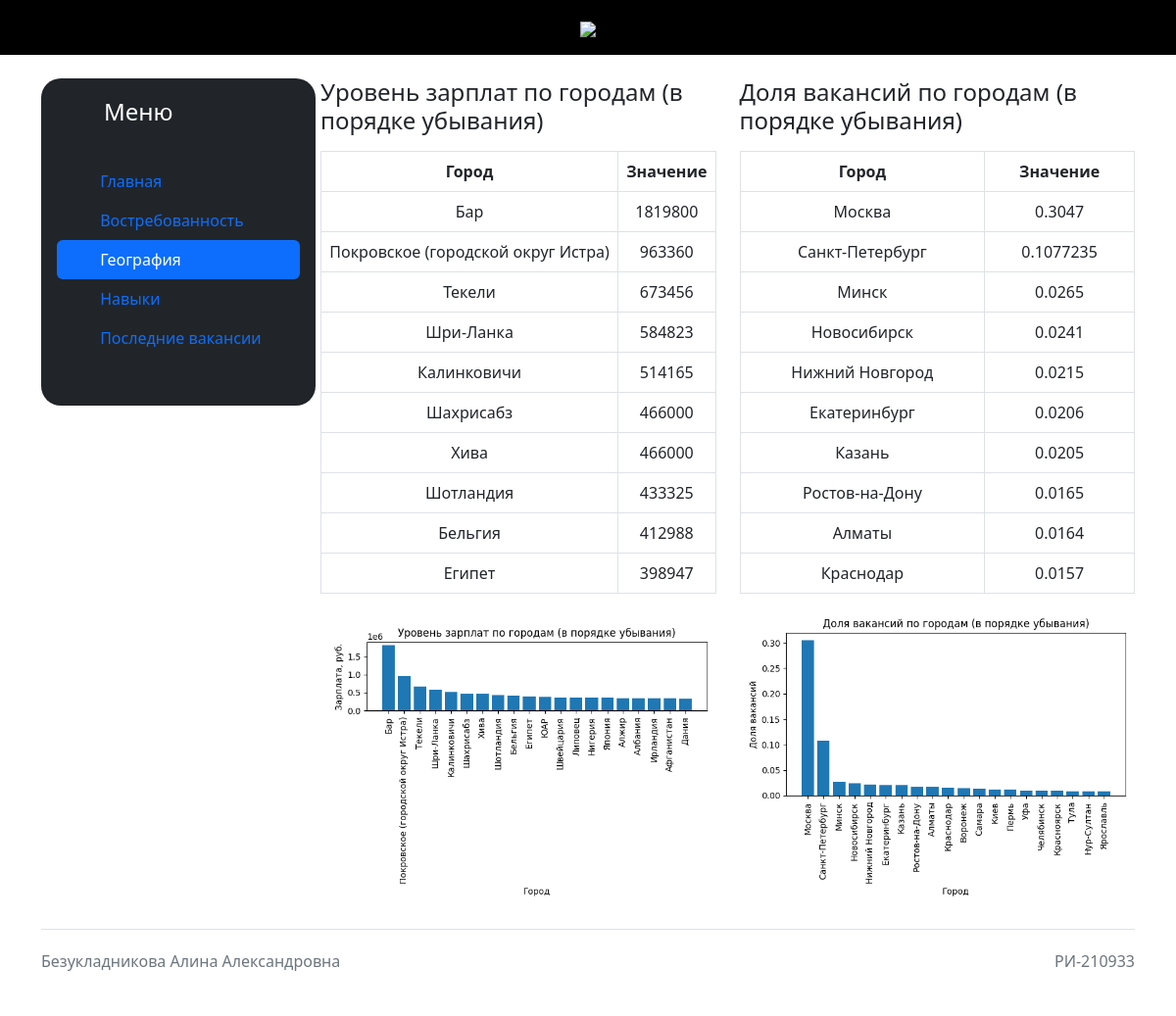
/location/, run on the app's committed database.
### vacancies/models.py (models this page shows, shortened)
class Type(models.Model):
    name = models.CharField(max_length=255, verbose_name='Название вида')
    class Meta:
        verbose_name = 'Вид'
        verbose_name_plural = 'Виды'

class Stats(models.Model):
    key = models.CharField(max_length=255, verbose_name='Ключ')
    value = models.CharField(max_length=255, verbose_name='Значение')
    type = models.ForeignKey(Type, on_delete=models.CASCADE)
    class Meta:
        verbose_name = 'Статистика'
        verbose_name_plural = 'Статистика'

class Image(models.Model):
    url = models.FileField()
    type = models.ForeignKey(Type, on_delete=models.CASCADE)
    def __str__(self):
        return self.url.url
    class Meta:
        verbose_name = 'Изображение'
        verbose_name_plural = 'Изображения'

### vacancies/views.py (the view)
# urls.py: path('location/', geography, name='geography'),
def geography(request: HttpRequest) -> HttpResponse:
    return render(request, 'vacancies/geography.html', {
        'title': links[2]['title'],
        'links': links,
        'types': Type.objects.all(),
    })

### templates/vacancies/geography.html
{% extends 'vacancies/layouts/main.html' %}
{% block content %}
    <div class="row">
        <div class="col-12 col-sm-6">
            <h4 class="mb-3">{{ types.4.name }}</h4>
            <table class="table table-bordered text-center">
            <thead>
            <tr>
                <th>Город</th>
                <th>Значение</th>
            </tr>
            </thead>
            <tbody>
            {% for stat in types.4.stats_set.all %}
                <tr>
                <td>{{ stat.key }}</td>
                <td>{{ stat.value }}</td>
                </tr>
            {% endfor %}
            </tbody>
            </table>
            <img src="{{ types.4.image_set.first }}" alt="">
        </div>
        <div class="col-12 col-sm-6">
            <h4 class="mb-3">{{ types.5.name }}</h4>
            <table class="table table-bordered text-center">
            <thead>
            <tr>
                <th>Город</th>
                <th>Значение</th>
            </tr>
            </thead>
            <tbody>
            {% for stat in types.5.stats_set.all %}
                <tr>
                <td>{{ stat.key }}</td>
                <td>{{ stat.value }}</td>
                </tr>
            {% endfor %}
            </tbody>
            </table>
            <img src="{{ types.5.image_set.first }}" alt="">
        </div>
    </div>
{% endblock %}

### templates/vacancies/layouts/main.html (shortened to what this page needs)
{% load static %}
<!doctype html>
<html lang="ru">
<head>
    <link rel="stylesheet" href="{% static 'vacancies/css/styles.css' %}">
    <link rel="stylesheet" href="https://cdn.jsdelivr.net/npm/bootstrap@5.2.3/dist/css/bootstrap.min.css"
>
</head>
<body>
<div class="wrapper">
    <header>
        <nav class="navbar navbar-dark bg-black " aria-label="First navbar example">
    <div class="container-fluid">
      <a class="navbar-brand mx-auto" href="{% url 'home' %}"><img style="width: 200px;" src="https://pngimg.com/uploads/php/php_PNG14.png" ></a>
    </div>
  </nav>
    </header>
    <main class="mt-4">
        <div class="container">
            <div class="row">
                <div class="col-3">
                    <div class="d-flex flex-column flex-shrink-0 p-3 text- bg-dark border-rad" style="width: 280px; border-radius: 20px">
                        <a href="/" class="d-flex align-items-center mb-3 mb-md-0 me-md-auto text-white text-decoration-none">
                          <svg class="bi me-2" width="40" height="32"><use xlink:href="#bootstrap"></use></svg>
                          <span class="fs-4">Меню</span>
                        </a>
                        <hr>
                        <ul class="nav nav-pills flex-column mb-auto ">
                            {% with request.resolver_match.url_name as url_name %}
                                {% for link in links %}
                                  <li class="nav-item text-white">
                                    <a href="{% url link.name %}" class="nav-link {% if url_name == link.name %}active{% endif %}" aria-current="page">
                                      <svg class="bi pe-none me-2" width="16" height="16"><use xlink:href="#home"></use></svg>
                                      {{ link.title }}
                                    </a>
                                  </li>
                                {% endfor %}
                            {% endwith %}
                        </ul>
                        <hr>
                      </div>
                </div>
                <div class="col-9">
                    {% block content %}
                    {% endblock %}
                </div>
            </div>
        </div>
    </main>
    <div class="container">
        <footer class="d-flex flex-wrap justify-content-between align-items-center py-3 my-4 border-top">
            <p class="col-md-4 mb-0 text-muted">Безукладникова Алина Александровна </p>
            <a href="/"
               class="col-md-4 d-flex align-items-center justify-content-center mb-3 mb-md-0 me-md-auto link-dark text-decoration-none">
                <svg class="bi me-2" width="40" height="32">
                    <use xlink:href="#bootstrap"></use>
                </svg>
            </a>
            <span class="text-muted">РИ-210933</span>
        </footer>
    </div>
</div>
</body>
</html>

### vacancies/static/vacancies/css/styles.css (style rules this page uses)
.wrapper { display: grid; grid-template-rows: min-content 1fr min-content; min-height: 100vh; }
.wrapper > * { min-width: 0; }
.wrapper img { max-width: 100%; }
.border-rad { border-rad: border-radius: 20px; }

### data on the page
Type: name "Уровень зарплат по городам (в порядке убывания)", id.url (picture)
Stats: key "Бар", value "1819800"
Stats: key "Покровское (городской округ Истра)", value "963360"
Stats: key "Текели", value "673456"
Stats: key "Шри-Ланка", value "584823"
Stats: key "Калинковичи", value "514165"
Stats: key "Шахрисабз", value "466000"
Stats: key "Хива", value "466000"
Stats: key "Шотландия", value "433325"
Stats: key "Бельгия", value "412988"
Stats: key "Египет", value "398947"
Type: name "Доля вакансий по городам (в порядке убывания)", id.url (picture)
Stats: key "Москва", value "0.3047"
Stats: key "Санкт-Петербург", value "0.1077235"
Stats: key "Минск", value "0.0265"
Stats: key "Новосибирск", value "0.0241"
Stats: key "Нижний Новгород", value "0.0215"
Stats: key "Екатеринбург", value "0.0206"
Stats: key "Казань", value "0.0205"
Stats: key "Ростов-на-Дону", value "0.0165"
Stats: key "Алматы", value "0.0164"
Stats: key "Краснодар", value "0.0157"

### other printed values
{{ link.title }} "Главная" "Востребованность" "География" "Навыки" "Последние вакансии"
